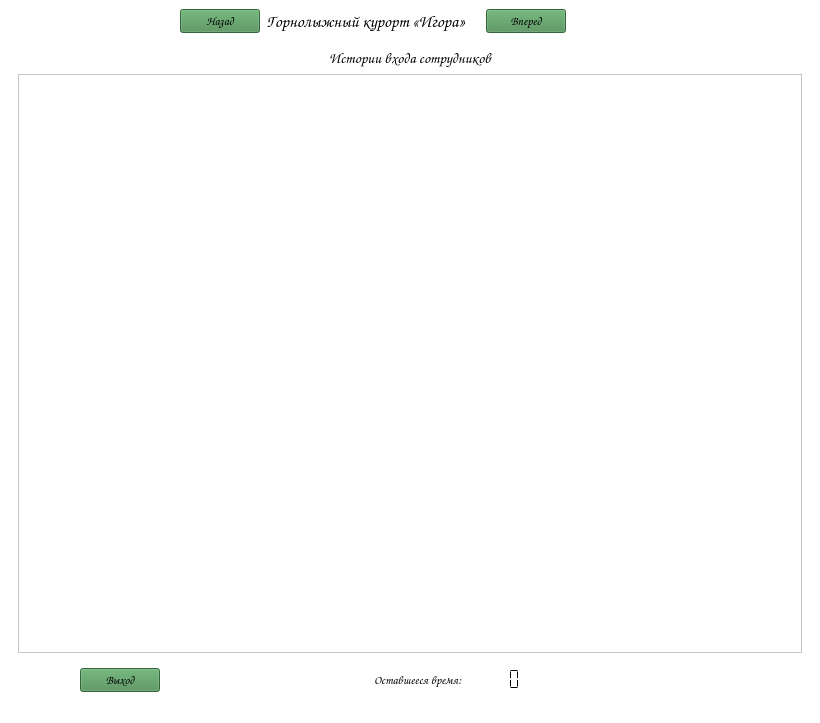
<?xml version="1.0" encoding="UTF-8"?>
<ui version="4.0">
 <class>Igora</class>
 <widget class="QMainWindow" name="Igora">
  <property name="geometry">
   <rect>
    <x>0</x>
    <y>0</y>
    <width>820</width>
    <height>723</height>
   </rect>
  </property>
  <property name="minimumSize">
   <size>
    <width>600</width>
    <height>550</height>
   </size>
  </property>
  <property name="windowTitle">
   <string>Igora</string>
  </property>
  <property name="windowIcon">
   <iconset>
    <normaloff>img/logo.ico</normaloff>img/logo.ico</iconset>
  </property>
  <property name="autoFillBackground">
   <bool>false</bool>
  </property>
  <property name="styleSheet">
   <string notr="true">background-color: rgb(255, 255, 255);</string>
  </property>
  <widget class="QWidget" name="centralwidget">
   <property name="styleSheet">
    <string notr="true"/>
   </property>
   <layout class="QVBoxLayout" name="verticalLayout_2">
    <item>
     <layout class="QHBoxLayout" name="horizontalLayout_2" stretch="2,0,0,0,2,1">
      <property name="leftMargin">
       <number>12</number>
      </property>
      <property name="rightMargin">
       <number>0</number>
      </property>
      <item>
       <spacer name="horizontalSpacer_18">
        <property name="orientation">
         <enum>Qt::Horizontal</enum>
        </property>
        <property name="sizeHint" stdset="0">
         <size>
          <width>40</width>
          <height>20</height>
         </size>
        </property>
       </spacer>
      </item>
      <item>
       <widget class="QPushButton" name="btn_back">
        <property name="font">
         <font>
          <family>Comic Sans MS</family>
          <pointsize>9</pointsize>
          <weight>50</weight>
          <italic>false</italic>
          <bold>false</bold>
         </font>
        </property>
        <property name="styleSheet">
         <string notr="true">background-color: rgb(73, 140, 81);
font: 9pt &quot;Comic Sans MS&quot;;</string>
        </property>
        <property name="text">
         <string>Назад</string>
        </property>
       </widget>
      </item>
      <item>
       <widget class="QLabel" name="label">
        <property name="minimumSize">
         <size>
          <width>0</width>
          <height>0</height>
         </size>
        </property>
        <property name="font">
         <font>
          <family>Comic Sans MS</family>
          <pointsize>13</pointsize>
         </font>
        </property>
        <property name="text">
         <string>Горнолыжный курорт «Игора»    </string>
        </property>
        <property name="alignment">
         <set>Qt::AlignCenter</set>
        </property>
       </widget>
      </item>
      <item>
       <widget class="QPushButton" name="btn_next">
        <property name="font">
         <font>
          <family>Comic Sans MS</family>
          <pointsize>9</pointsize>
          <weight>50</weight>
          <italic>false</italic>
          <bold>false</bold>
         </font>
        </property>
        <property name="styleSheet">
         <string notr="true">background-color: rgb(73, 140, 81);
font: 9pt &quot;Comic Sans MS&quot;;</string>
        </property>
        <property name="text">
         <string>Вперед</string>
        </property>
       </widget>
      </item>
      <item>
       <spacer name="horizontalSpacer_19">
        <property name="orientation">
         <enum>Qt::Horizontal</enum>
        </property>
        <property name="sizeHint" stdset="0">
         <size>
          <width>40</width>
          <height>20</height>
         </size>
        </property>
       </spacer>
      </item>
      <item>
       <widget class="QLabel" name="logo">
        <property name="maximumSize">
         <size>
          <width>80</width>
          <height>80</height>
         </size>
        </property>
        <property name="font">
         <font>
          <family>Comic Sans MS</family>
         </font>
        </property>
        <property name="text">
         <string/>
        </property>
        <property name="pixmap">
         <pixmap>img/logo_mini.png</pixmap>
        </property>
       </widget>
      </item>
     </layout>
    </item>
    <item>
     <layout class="QVBoxLayout" name="verticalLayout" stretch="0">
      <item>
       <widget class="QStackedWidget" name="stackedWidget_main">
        <property name="styleSheet">
         <string notr="true">font: &quot;Comic Sans MS&quot;;</string>
        </property>
        <property name="currentIndex">
         <number>1</number>
        </property>
        <widget class="QWidget" name="page_1_for_all">
         <layout class="QVBoxLayout" name="verticalLayout_3">
          <item>
           <layout class="QVBoxLayout" name="verticalLayout_4" stretch="1,1,1,10">
            <property name="spacing">
             <number>2</number>
            </property>
            <property name="sizeConstraint">
             <enum>QLayout::SetMaximumSize</enum>
            </property>
            <item>
             <layout class="QHBoxLayout" name="horizontalLayout_6">
              <item>
               <widget class="QLabel" name="label_3">
                <property name="sizePolicy">
                 <sizepolicy hsizetype="Preferred" vsizetype="Minimum">
                  <horstretch>0</horstretch>
                  <verstretch>0</verstretch>
                 </sizepolicy>
                </property>
                <property name="font">
                 <font>
                  <family>Comic Sans MS</family>
                  <pointsize>11</pointsize>
                  <weight>50</weight>
                  <italic>false</italic>
                  <bold>false</bold>
                 </font>
                </property>
                <property name="text">
                 <string>Персональные данные сотрудника</string>
                </property>
                <property name="alignment">
                 <set>Qt::AlignCenter</set>
                </property>
               </widget>
              </item>
             </layout>
            </item>
            <item>
             <layout class="QHBoxLayout" name="horizontalLayout_4">
              <property name="spacing">
               <number>0</number>
              </property>
              <property name="sizeConstraint">
               <enum>QLayout::SetDefaultConstraint</enum>
              </property>
              <item>
               <widget class="QLabel" name="label_4">
                <property name="sizePolicy">
                 <sizepolicy hsizetype="Fixed" vsizetype="Minimum">
                  <horstretch>0</horstretch>
                  <verstretch>0</verstretch>
                 </sizepolicy>
                </property>
                <property name="maximumSize">
                 <size>
                  <width>35</width>
                  <height>30</height>
                 </size>
                </property>
                <property name="baseSize">
                 <size>
                  <width>0</width>
                  <height>30</height>
                 </size>
                </property>
                <property name="font">
                 <font>
                  <family>Comic Sans MS</family>
                  <pointsize>10</pointsize>
                  <weight>50</weight>
                  <italic>false</italic>
                  <bold>false</bold>
                 </font>
                </property>
                <property name="styleSheet">
                 <string notr="true">background-color: rgb(118, 227, 131);</string>
                </property>
                <property name="text">
                 <string>ФИО: </string>
                </property>
               </widget>
              </item>
              <item>
               <widget class="QLabel" name="lbl_fio">
                <property name="sizePolicy">
                 <sizepolicy hsizetype="Fixed" vsizetype="Minimum">
                  <horstretch>0</horstretch>
                  <verstretch>0</verstretch>
                 </sizepolicy>
                </property>
                <property name="minimumSize">
                 <size>
                  <width>0</width>
                  <height>0</height>
                 </size>
                </property>
                <property name="maximumSize">
                 <size>
                  <width>16777213</width>
                  <height>30</height>
                 </size>
                </property>
                <property name="baseSize">
                 <size>
                  <width>0</width>
                  <height>30</height>
                 </size>
                </property>
                <property name="font">
                 <font>
                  <family>Comic Sans MS</family>
                  <pointsize>10</pointsize>
                  <weight>50</weight>
                  <italic>false</italic>
                  <bold>false</bold>
                 </font>
                </property>
                <property name="styleSheet">
                 <string notr="true">background-color: rgb(118, 227, 131);</string>
                </property>
                <property name="text">
                 <string>Федоров Фёдор Фёдорович (для примера)</string>
                </property>
               </widget>
              </item>
             </layout>
            </item>
            <item>
             <layout class="QHBoxLayout" name="horizontalLayout_3">
              <property name="spacing">
               <number>0</number>
              </property>
              <property name="sizeConstraint">
               <enum>QLayout::SetMinimumSize</enum>
              </property>
              <item>
               <widget class="QLabel" name="label_2">
                <property name="sizePolicy">
                 <sizepolicy hsizetype="Preferred" vsizetype="Minimum">
                  <horstretch>0</horstretch>
                  <verstretch>0</verstretch>
                 </sizepolicy>
                </property>
                <property name="maximumSize">
                 <size>
                  <width>35</width>
                  <height>30</height>
                 </size>
                </property>
                <property name="font">
                 <font>
                  <family>Comic Sans MS</family>
                  <pointsize>10</pointsize>
                  <weight>50</weight>
                  <italic>false</italic>
                  <bold>false</bold>
                 </font>
                </property>
                <property name="styleSheet">
                 <string notr="true">background-color: rgb(118, 227, 131);</string>
                </property>
                <property name="text">
                 <string>Роль:</string>
                </property>
               </widget>
              </item>
              <item>
               <widget class="QLabel" name="lbl_role">
                <property name="sizePolicy">
                 <sizepolicy hsizetype="Preferred" vsizetype="Minimum">
                  <horstretch>0</horstretch>
                  <verstretch>0</verstretch>
                 </sizepolicy>
                </property>
                <property name="minimumSize">
                 <size>
                  <width>0</width>
                  <height>0</height>
                 </size>
                </property>
                <property name="maximumSize">
                 <size>
                  <width>16777215</width>
                  <height>30</height>
                 </size>
                </property>
                <property name="font">
                 <font>
                  <family>Comic Sans MS</family>
                  <pointsize>10</pointsize>
                  <weight>50</weight>
                  <italic>false</italic>
                  <bold>false</bold>
                 </font>
                </property>
                <property name="styleSheet">
                 <string notr="true">background-color: rgb(118, 227, 131);</string>
                </property>
                <property name="text">
                 <string>администратор</string>
                </property>
               </widget>
              </item>
             </layout>
            </item>
            <item>
             <layout class="QHBoxLayout" name="horizontalLayout_7" stretch="1,2,1">
              <item>
               <spacer name="horizontalSpacer_4">
                <property name="orientation">
                 <enum>Qt::Horizontal</enum>
                </property>
                <property name="sizeHint" stdset="0">
                 <size>
                  <width>40</width>
                  <height>20</height>
                 </size>
                </property>
               </spacer>
              </item>
              <item>
               <widget class="QLabel" name="lbl_photo">
                <property name="sizePolicy">
                 <sizepolicy hsizetype="Minimum" vsizetype="Minimum">
                  <horstretch>0</horstretch>
                  <verstretch>0</verstretch>
                 </sizepolicy>
                </property>
                <property name="text">
                 <string/>
                </property>
                <property name="textFormat">
                 <enum>Qt::AutoText</enum>
                </property>
                <property name="pixmap">
                 <pixmap>img/Миронов.jpeg</pixmap>
                </property>
                <property name="scaledContents">
                 <bool>true</bool>
                </property>
                <property name="alignment">
                 <set>Qt::AlignJustify|Qt::AlignVCenter</set>
                </property>
                <property name="wordWrap">
                 <bool>false</bool>
                </property>
               </widget>
              </item>
              <item>
               <spacer name="horizontalSpacer_5">
                <property name="orientation">
                 <enum>Qt::Horizontal</enum>
                </property>
                <property name="sizeHint" stdset="0">
                 <size>
                  <width>40</width>
                  <height>20</height>
                 </size>
                </property>
               </spacer>
              </item>
             </layout>
            </item>
           </layout>
          </item>
         </layout>
        </widget>
        <widget class="QWidget" name="page_2_for_admin">
         <property name="styleSheet">
          <string notr="true">font: &quot;Comic Sans MS&quot;;</string>
         </property>
         <layout class="QVBoxLayout" name="verticalLayout_7">
          <item>
           <layout class="QHBoxLayout" name="horizontalLayout_9">
            <item>
             <widget class="QLabel" name="label_5">
              <property name="font">
               <font>
                <family>Comic Sans MS</family>
                <pointsize>11</pointsize>
                <weight>50</weight>
                <italic>false</italic>
                <bold>false</bold>
               </font>
              </property>
              <property name="styleSheet">
               <string notr="true">font: 11pt &quot;Comic Sans MS&quot;;</string>
              </property>
              <property name="text">
               <string>Истории входа сотрудников</string>
              </property>
              <property name="alignment">
               <set>Qt::AlignCenter</set>
              </property>
             </widget>
            </item>
           </layout>
          </item>
          <item>
           <widget class="QTableWidget" name="table_entry">
            <property name="statusTip">
             <string/>
            </property>
            <property name="styleSheet">
             <string notr="true">font: 8pt &quot;Comic Sans MS&quot;;</string>
            </property>
            <property name="sizeAdjustPolicy">
             <enum>QAbstractScrollArea::AdjustToContents</enum>
            </property>
            <property name="autoScroll">
             <bool>false</bool>
            </property>
            <property name="autoScrollMargin">
             <number>20</number>
            </property>
            <property name="alternatingRowColors">
             <bool>false</bool>
            </property>
            <property name="horizontalScrollMode">
             <enum>QAbstractItemView::ScrollPerItem</enum>
            </property>
            <property name="showGrid">
             <bool>true</bool>
            </property>
            <property name="gridStyle">
             <enum>Qt::DashLine</enum>
            </property>
            <property name="sortingEnabled">
             <bool>true</bool>
            </property>
            <property name="wordWrap">
             <bool>true</bool>
            </property>
            <property name="cornerButtonEnabled">
             <bool>true</bool>
            </property>
            <attribute name="horizontalHeaderVisible">
             <bool>true</bool>
            </attribute>
            <attribute name="horizontalHeaderCascadingSectionResizes">
             <bool>false</bool>
            </attribute>
            <attribute name="horizontalHeaderDefaultSectionSize">
             <number>100</number>
            </attribute>
            <attribute name="horizontalHeaderHighlightSections">
             <bool>true</bool>
            </attribute>
            <attribute name="horizontalHeaderStretchLastSection">
             <bool>true</bool>
            </attribute>
            <attribute name="verticalHeaderStretchLastSection">
             <bool>false</bool>
            </attribute>
           </widget>
          </item>
         </layout>
        </widget>
        <widget class="QWidget" name="page_3_not_for_admin">
         <layout class="QVBoxLayout" name="verticalLayout_8">
          <item>
           <layout class="QVBoxLayout" name="verticalLayout_6">
            <item>
             <widget class="QLabel" name="label_6">
              <property name="font">
               <font>
                <family>Comic Sans MS</family>
                <pointsize>11</pointsize>
                <weight>50</weight>
                <italic>false</italic>
                <bold>false</bold>
               </font>
              </property>
              <property name="styleSheet">
               <string notr="true">font: 11pt &quot;Comic Sans MS&quot;;</string>
              </property>
              <property name="text">
               <string>Создание заказа на прокат</string>
              </property>
              <property name="alignment">
               <set>Qt::AlignCenter</set>
              </property>
             </widget>
            </item>
            <item>
             <layout class="QHBoxLayout" name="horizontalLayout_10" stretch="1,10">
              <item>
               <widget class="QLabel" name="label_7">
                <property name="styleSheet">
                 <string notr="true">background-color: rgb(118, 227, 131);
font: 9pt &quot;Comic Sans MS&quot;;</string>
                </property>
                <property name="text">
                 <string>Введите номер заказа: </string>
                </property>
               </widget>
              </item>
              <item>
               <widget class="QSpinBox" name="spin_num_order">
                <property name="maximum">
                 <number>99999999</number>
                </property>
               </widget>
              </item>
             </layout>
            </item>
            <item>
             <layout class="QHBoxLayout" name="horizontalLayout_11" stretch="1,10">
              <item>
               <widget class="QLabel" name="label_8">
                <property name="styleSheet">
                 <string notr="true">font: 9pt &quot;Comic Sans MS&quot;;
background-color: rgb(118, 227, 131);</string>
                </property>
                <property name="text">
                 <string>Выберите клиента:</string>
                </property>
               </widget>
              </item>
              <item>
               <widget class="QComboBox" name="comboBox_clients"/>
              </item>
             </layout>
            </item>
            <item>
             <layout class="QHBoxLayout" name="horizontalLayout_12" stretch="1,100,0">
              <item>
               <widget class="QLabel" name="label_9">
                <property name="styleSheet">
                 <string notr="true">font: 9pt &quot;Comic Sans MS&quot;;
background-color: rgb(118, 227, 131);</string>
                </property>
                <property name="text">
                 <string>Выберите услугу:</string>
                </property>
               </widget>
              </item>
              <item>
               <widget class="QComboBox" name="comboBox_serv"/>
              </item>
              <item>
               <widget class="QPushButton" name="btn_plus">
                <property name="maximumSize">
                 <size>
                  <width>20</width>
                  <height>20</height>
                 </size>
                </property>
                <property name="styleSheet">
                 <string notr="true">background-color: rgb(73, 140, 81);</string>
                </property>
                <property name="text">
                 <string/>
                </property>
                <property name="icon">
                 <iconset>
                  <normaloff>img/Добавить.png</normaloff>img/Добавить.png</iconset>
                </property>
                <property name="iconSize">
                 <size>
                  <width>20</width>
                  <height>20</height>
                 </size>
                </property>
                <property name="checkable">
                 <bool>false</bool>
                </property>
                <property name="checked">
                 <bool>false</bool>
                </property>
                <property name="autoRepeat">
                 <bool>false</bool>
                </property>
                <property name="autoExclusive">
                 <bool>false</bool>
                </property>
               </widget>
              </item>
             </layout>
            </item>
            <item>
             <widget class="QListWidget" name="add_new_field">
              <property name="iconSize">
               <size>
                <width>500</width>
                <height>151</height>
               </size>
              </property>
              <property name="selectionRectVisible">
               <bool>true</bool>
              </property>
             </widget>
            </item>
            <item>
             <layout class="QHBoxLayout" name="horizontalLayout_13" stretch="3,1,0,0,2,1,2,1,2,1,3">
              <item>
               <spacer name="horizontalSpacer_7">
                <property name="orientation">
                 <enum>Qt::Horizontal</enum>
                </property>
                <property name="sizeHint" stdset="0">
                 <size>
                  <width>40</width>
                  <height>20</height>
                 </size>
                </property>
               </spacer>
              </item>
              <item>
               <widget class="QPushButton" name="btn_new_order">
                <property name="styleSheet">
                 <string notr="true">background-color: rgb(73, 140, 81);
font: 9pt &quot;Comic Sans MS&quot;;</string>
                </property>
                <property name="text">
                 <string>Создать заказ</string>
                </property>
               </widget>
              </item>
              <item>
               <spacer name="horizontalSpacer_17">
                <property name="orientation">
                 <enum>Qt::Horizontal</enum>
                </property>
                <property name="sizeHint" stdset="0">
                 <size>
                  <width>40</width>
                  <height>20</height>
                 </size>
                </property>
               </spacer>
              </item>
              <item>
               <widget class="QPushButton" name="btn_save_request">
                <property name="styleSheet">
                 <string notr="true">background-color: rgb(73, 140, 81);
font: 9pt &quot;Comic Sans MS&quot;;</string>
                </property>
                <property name="text">
                 <string>Сохранить заказ</string>
                </property>
               </widget>
              </item>
              <item>
               <spacer name="horizontalSpacer_10">
                <property name="orientation">
                 <enum>Qt::Horizontal</enum>
                </property>
                <property name="sizeHint" stdset="0">
                 <size>
                  <width>40</width>
                  <height>20</height>
                 </size>
                </property>
               </spacer>
              </item>
              <item>
               <widget class="QPushButton" name="btn_code">
                <property name="styleSheet">
                 <string notr="true">background-color: rgb(73, 140, 81);
font: 9pt &quot;Comic Sans MS&quot;;</string>
                </property>
                <property name="text">
                 <string>Штрих-код</string>
                </property>
               </widget>
              </item>
              <item>
               <spacer name="horizontalSpacer_12">
                <property name="orientation">
                 <enum>Qt::Horizontal</enum>
                </property>
                <property name="sizeHint" stdset="0">
                 <size>
                  <width>40</width>
                  <height>20</height>
                 </size>
                </property>
               </spacer>
              </item>
              <item>
               <widget class="QPushButton" name="btn_all_clients">
                <property name="styleSheet">
                 <string notr="true">background-color: rgb(73, 140, 81);
font: 9pt &quot;Comic Sans MS&quot;;</string>
                </property>
                <property name="text">
                 <string>Все клиенты</string>
                </property>
               </widget>
              </item>
              <item>
               <spacer name="horizontalSpacer_9">
                <property name="orientation">
                 <enum>Qt::Horizontal</enum>
                </property>
                <property name="sizeHint" stdset="0">
                 <size>
                  <width>40</width>
                  <height>20</height>
                 </size>
                </property>
               </spacer>
              </item>
              <item>
               <widget class="QPushButton" name="btn_new_client">
                <property name="styleSheet">
                 <string notr="true">background-color: rgb(73, 140, 81);
font: 9pt &quot;Comic Sans MS&quot;;</string>
                </property>
                <property name="text">
                 <string>Новый клиент</string>
                </property>
               </widget>
              </item>
              <item>
               <spacer name="horizontalSpacer_8">
                <property name="orientation">
                 <enum>Qt::Horizontal</enum>
                </property>
                <property name="sizeHint" stdset="0">
                 <size>
                  <width>40</width>
                  <height>20</height>
                 </size>
                </property>
               </spacer>
              </item>
             </layout>
            </item>
           </layout>
          </item>
         </layout>
        </widget>
        <widget class="QWidget" name="page_5_for_page3">
         <layout class="QVBoxLayout" name="verticalLayout_10">
          <item>
           <widget class="QLabel" name="label_11">
            <property name="font">
             <font>
              <family>Comic Sans MS</family>
              <pointsize>11</pointsize>
              <weight>50</weight>
              <italic>false</italic>
              <bold>false</bold>
             </font>
            </property>
            <property name="styleSheet">
             <string notr="true">font: 11pt &quot;Comic Sans MS&quot;;</string>
            </property>
            <property name="text">
             <string>Просмотр всех клиентов</string>
            </property>
            <property name="alignment">
             <set>Qt::AlignCenter</set>
            </property>
           </widget>
          </item>
          <item>
           <widget class="QTableWidget" name="table_clients">
            <property name="sizeAdjustPolicy">
             <enum>QAbstractScrollArea::AdjustToContents</enum>
            </property>
            <attribute name="horizontalHeaderStretchLastSection">
             <bool>true</bool>
            </attribute>
            <column>
             <property name="text">
              <string>id</string>
             </property>
            </column>
            <column>
             <property name="text">
              <string>ФИО</string>
             </property>
            </column>
            <column>
             <property name="text">
              <string>Код клиента</string>
             </property>
            </column>
            <column>
             <property name="text">
              <string>Паспортные данные</string>
             </property>
            </column>
            <column>
             <property name="text">
              <string>Дата рождения</string>
             </property>
            </column>
            <column>
             <property name="text">
              <string>Адрес</string>
             </property>
            </column>
            <column>
             <property name="text">
              <string>email</string>
             </property>
            </column>
            <column>
             <property name="text">
              <string>Пароль</string>
             </property>
            </column>
           </widget>
          </item>
         </layout>
        </widget>
        <widget class="QWidget" name="page_4_for_admin">
         <layout class="QVBoxLayout" name="verticalLayout_9">
          <item>
           <widget class="QLabel" name="label_10">
            <property name="font">
             <font>
              <family>Comic Sans MS</family>
              <pointsize>11</pointsize>
              <weight>50</weight>
              <italic>false</italic>
              <bold>false</bold>
             </font>
            </property>
            <property name="styleSheet">
             <string notr="true">font: 11pt &quot;Comic Sans MS&quot;;</string>
            </property>
            <property name="text">
             <string>Создание отчёта</string>
            </property>
            <property name="alignment">
             <set>Qt::AlignCenter</set>
            </property>
           </widget>
          </item>
          <item>
           <layout class="QHBoxLayout" name="horizontalLayout_15" stretch="1,2,2">
            <item>
             <widget class="QLabel" name="label_12">
              <property name="styleSheet">
               <string notr="true">background-color: rgb(118, 227, 131);
font: 9pt &quot;Comic Sans MS&quot;;</string>
              </property>
              <property name="text">
               <string>Введите период времени:</string>
              </property>
             </widget>
            </item>
            <item>
             <widget class="QDateTimeEdit" name="date_start">
              <property name="maximumDate">
               <date>
                <year>9999</year>
                <month>12</month>
                <day>30</day>
               </date>
              </property>
              <property name="displayFormat">
               <string>dd.MM.yyyy</string>
              </property>
             </widget>
            </item>
            <item>
             <widget class="QDateTimeEdit" name="date_end">
              <property name="displayFormat">
               <string>dd.MM.yyyy</string>
              </property>
             </widget>
            </item>
           </layout>
          </item>
          <item>
           <widget class="QPushButton" name="btn_count_serv">
            <property name="styleSheet">
             <string notr="true">background-color: rgb(73, 140, 81);
font: 9pt &quot;Comic Sans MS&quot;;</string>
            </property>
            <property name="text">
             <string>кол-во услуг по дням за период времени</string>
            </property>
           </widget>
          </item>
          <item>
           <widget class="QPushButton" name="btn_count_order_serv">
            <property name="styleSheet">
             <string notr="true">background-color: rgb(73, 140, 81);
font: 9pt &quot;Comic Sans MS&quot;;</string>
            </property>
            <property name="text">
             <string>кол-во заказов по дням за период времени по каждой услуге</string>
            </property>
           </widget>
          </item>
          <item>
           <widget class="QPushButton" name="btn_count_order">
            <property name="styleSheet">
             <string notr="true">background-color: rgb(73, 140, 81);
font: 9pt &quot;Comic Sans MS&quot;;</string>
            </property>
            <property name="text">
             <string>кол-во заказов по дням за период времени</string>
            </property>
           </widget>
          </item>
          <item>
           <widget class="QStackedWidget" name="stackedWidget_report">
            <property name="currentIndex">
             <number>0</number>
            </property>
            <widget class="QWidget" name="page_1_table">
             <layout class="QHBoxLayout" name="horizontalLayout_16">
              <item>
               <layout class="QVBoxLayout" name="verticalLayout_11">
                <item>
                 <widget class="QTableWidget" name="table_graf">
                  <property name="sizeAdjustPolicy">
                   <enum>QAbstractScrollArea::AdjustToContents</enum>
                  </property>
                  <attribute name="horizontalHeaderStretchLastSection">
                   <bool>true</bool>
                  </attribute>
                 </widget>
                </item>
               </layout>
              </item>
             </layout>
            </widget>
            <widget class="QWidget" name="page_2_graf">
             <layout class="QVBoxLayout" name="verticalLayout_13">
              <item>
               <layout class="QVBoxLayout" name="verticalLayout_12">
                <item>
                 <widget class="QLabel" name="label_13">
                  <property name="text">
                   <string>тут должен быть график (можно сделать через matplotlib)</string>
                  </property>
                 </widget>
                </item>
               </layout>
              </item>
             </layout>
            </widget>
           </widget>
          </item>
          <item>
           <layout class="QHBoxLayout" name="horizontalLayout_14" stretch="1,1,1">
            <item>
             <widget class="QPushButton" name="btn_table">
              <property name="styleSheet">
               <string notr="true">background-color: rgb(73, 140, 81);
font: 9pt &quot;Comic Sans MS&quot;;</string>
              </property>
              <property name="text">
               <string>таблица</string>
              </property>
             </widget>
            </item>
            <item>
             <widget class="QPushButton" name="btn_graf">
              <property name="styleSheet">
               <string notr="true">background-color: rgb(73, 140, 81);
font: 9pt &quot;Comic Sans MS&quot;;</string>
              </property>
              <property name="text">
               <string>график</string>
              </property>
             </widget>
            </item>
            <item>
             <widget class="QPushButton" name="btn_pdf">
              <property name="styleSheet">
               <string notr="true">background-color: rgb(73, 140, 81);
font: 9pt &quot;Comic Sans MS&quot;;</string>
              </property>
              <property name="text">
               <string>сохранить в pdf</string>
              </property>
             </widget>
            </item>
           </layout>
          </item>
         </layout>
        </widget>
        <widget class="QWidget" name="page_6_for_admin">
         <layout class="QVBoxLayout" name="verticalLayout_14">
          <item>
           <layout class="QHBoxLayout" name="horizontalLayout_17">
            <item>
             <widget class="QLabel" name="label_14">
              <property name="styleSheet">
               <string notr="true">font: 11pt &quot;Comic Sans MS&quot;;</string>
              </property>
              <property name="text">
               <string>Редактирование услуг</string>
              </property>
              <property name="alignment">
               <set>Qt::AlignCenter</set>
              </property>
             </widget>
            </item>
           </layout>
          </item>
          <item>
           <layout class="QVBoxLayout" name="verticalLayout_5">
            <item>
             <layout class="QHBoxLayout" name="horizontalLayout_18" stretch="0,100">
              <item>
               <widget class="QLabel" name="label_15">
                <property name="styleSheet">
                 <string notr="true">background-color: rgb(118, 227, 131);
font: 9pt &quot;Comic Sans MS&quot;;</string>
                </property>
                <property name="text">
                 <string>Введите название услуги:</string>
                </property>
               </widget>
              </item>
              <item>
               <widget class="QLineEdit" name="edit_title_serv"/>
              </item>
             </layout>
            </item>
            <item>
             <layout class="QHBoxLayout" name="horizontalLayout_20" stretch="0,100">
              <item>
               <widget class="QLabel" name="label_17">
                <property name="styleSheet">
                 <string notr="true">background-color: rgb(118, 227, 131);
font: 9pt &quot;Comic Sans MS&quot;;</string>
                </property>
                <property name="text">
                 <string>Введите код услуги:</string>
                </property>
               </widget>
              </item>
              <item>
               <widget class="QLineEdit" name="edit_code_serv"/>
              </item>
             </layout>
            </item>
            <item>
             <layout class="QHBoxLayout" name="horizontalLayout_19" stretch="0,100">
              <item>
               <widget class="QLabel" name="label_18">
                <property name="styleSheet">
                 <string notr="true">background-color: rgb(118, 227, 131);
font: 9pt &quot;Comic Sans MS&quot;;</string>
                </property>
                <property name="text">
                 <string>Введите стоимость услуги (руб. за час):</string>
                </property>
               </widget>
              </item>
              <item>
               <widget class="QSpinBox" name="spin_cost">
                <property name="maximum">
                 <number>100000</number>
                </property>
               </widget>
              </item>
             </layout>
            </item>
           </layout>
          </item>
          <item>
           <widget class="QTableWidget" name="table_serv">
            <property name="sizeAdjustPolicy">
             <enum>QAbstractScrollArea::AdjustToContents</enum>
            </property>
            <attribute name="horizontalHeaderStretchLastSection">
             <bool>true</bool>
            </attribute>
           </widget>
          </item>
          <item>
           <layout class="QHBoxLayout" name="horizontalLayout_21">
            <item>
             <spacer name="horizontalSpacer_13">
              <property name="orientation">
               <enum>Qt::Horizontal</enum>
              </property>
              <property name="sizeHint" stdset="0">
               <size>
                <width>40</width>
                <height>20</height>
               </size>
              </property>
             </spacer>
            </item>
            <item>
             <widget class="QPushButton" name="btn_new_serv">
              <property name="styleSheet">
               <string notr="true">background-color: rgb(73, 140, 81);
font: 9pt &quot;Comic Sans MS&quot;;</string>
              </property>
              <property name="text">
               <string>Добавить услугу</string>
              </property>
             </widget>
            </item>
            <item>
             <spacer name="horizontalSpacer_14">
              <property name="orientation">
               <enum>Qt::Horizontal</enum>
              </property>
              <property name="sizeHint" stdset="0">
               <size>
                <width>40</width>
                <height>20</height>
               </size>
              </property>
             </spacer>
            </item>
            <item>
             <widget class="QPushButton" name="btn_delete_serv">
              <property name="styleSheet">
               <string notr="true">background-color: rgb(73, 140, 81);
font: 9pt &quot;Comic Sans MS&quot;;</string>
              </property>
              <property name="text">
               <string>Удалить услугу</string>
              </property>
             </widget>
            </item>
            <item>
             <spacer name="horizontalSpacer_15">
              <property name="orientation">
               <enum>Qt::Horizontal</enum>
              </property>
              <property name="sizeHint" stdset="0">
               <size>
                <width>40</width>
                <height>20</height>
               </size>
              </property>
             </spacer>
            </item>
            <item>
             <widget class="QPushButton" name="btn_save_serv">
              <property name="styleSheet">
               <string notr="true">background-color: rgb(73, 140, 81);
font: 9pt &quot;Comic Sans MS&quot;;</string>
              </property>
              <property name="text">
               <string>Сохранить услуги</string>
              </property>
             </widget>
            </item>
            <item>
             <spacer name="horizontalSpacer_16">
              <property name="orientation">
               <enum>Qt::Horizontal</enum>
              </property>
              <property name="sizeHint" stdset="0">
               <size>
                <width>40</width>
                <height>20</height>
               </size>
              </property>
             </spacer>
            </item>
           </layout>
          </item>
         </layout>
        </widget>
       </widget>
      </item>
     </layout>
    </item>
    <item>
     <layout class="QHBoxLayout" name="horizontalLayout" stretch="1,0,2,1,0,0,4">
      <property name="spacing">
       <number>0</number>
      </property>
      <item>
       <spacer name="horizontalSpacer_11">
        <property name="orientation">
         <enum>Qt::Horizontal</enum>
        </property>
        <property name="sizeHint" stdset="0">
         <size>
          <width>40</width>
          <height>20</height>
         </size>
        </property>
       </spacer>
      </item>
      <item>
       <widget class="QPushButton" name="btn_exit">
        <property name="font">
         <font>
          <family>Comic Sans MS</family>
          <pointsize>9</pointsize>
          <weight>50</weight>
          <italic>false</italic>
          <bold>false</bold>
         </font>
        </property>
        <property name="styleSheet">
         <string notr="true">background-color: rgb(73, 140, 81);
font: 9pt &quot;Comic Sans MS&quot;;</string>
        </property>
        <property name="text">
         <string>Выход</string>
        </property>
       </widget>
      </item>
      <item>
       <spacer name="horizontalSpacer">
        <property name="orientation">
         <enum>Qt::Horizontal</enum>
        </property>
        <property name="sizeHint" stdset="0">
         <size>
          <width>40</width>
          <height>20</height>
         </size>
        </property>
       </spacer>
      </item>
      <item>
       <spacer name="horizontalSpacer_3">
        <property name="orientation">
         <enum>Qt::Horizontal</enum>
        </property>
        <property name="sizeHint" stdset="0">
         <size>
          <width>40</width>
          <height>20</height>
         </size>
        </property>
       </spacer>
      </item>
      <item>
       <widget class="QLabel" name="lbl_timer">
        <property name="font">
         <font>
          <family>Comic Sans MS</family>
         </font>
        </property>
        <property name="text">
         <string>Оставшееся время:</string>
        </property>
       </widget>
      </item>
      <item>
       <widget class="QLCDNumber" name="lcdTimer">
        <property name="sizePolicy">
         <sizepolicy hsizetype="Fixed" vsizetype="Fixed">
          <horstretch>64</horstretch>
          <verstretch>80</verstretch>
         </sizepolicy>
        </property>
        <property name="font">
         <font>
          <family>Comic Sans MS</family>
          <pointsize>8</pointsize>
          <weight>50</weight>
          <italic>false</italic>
          <bold>false</bold>
         </font>
        </property>
        <property name="styleSheet">
         <string notr="true">font: 8pt &quot;Comic Sans MS&quot;;</string>
        </property>
        <property name="frameShape">
         <enum>QFrame::NoFrame</enum>
        </property>
        <property name="frameShadow">
         <enum>QFrame::Raised</enum>
        </property>
        <property name="lineWidth">
         <number>1</number>
        </property>
        <property name="smallDecimalPoint">
         <bool>false</bool>
        </property>
        <property name="digitCount">
         <number>5</number>
        </property>
        <property name="mode">
         <enum>QLCDNumber::Dec</enum>
        </property>
        <property name="segmentStyle">
         <enum>QLCDNumber::Flat</enum>
        </property>
        <property name="intValue" stdset="0">
         <number>0</number>
        </property>
       </widget>
      </item>
      <item>
       <spacer name="horizontalSpacer_2">
        <property name="orientation">
         <enum>Qt::Horizontal</enum>
        </property>
        <property name="sizeHint" stdset="0">
         <size>
          <width>40</width>
          <height>20</height>
         </size>
        </property>
       </spacer>
      </item>
     </layout>
    </item>
   </layout>
  </widget>
  <widget class="QMenuBar" name="menubar">
   <property name="geometry">
    <rect>
     <x>0</x>
     <y>0</y>
     <width>820</width>
     <height>21</height>
    </rect>
   </property>
  </widget>
  <widget class="QStatusBar" name="statusbar"/>
 </widget>
 <resources/>
 <connections/>
</ui>
